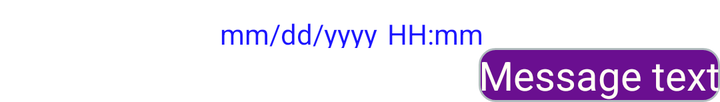
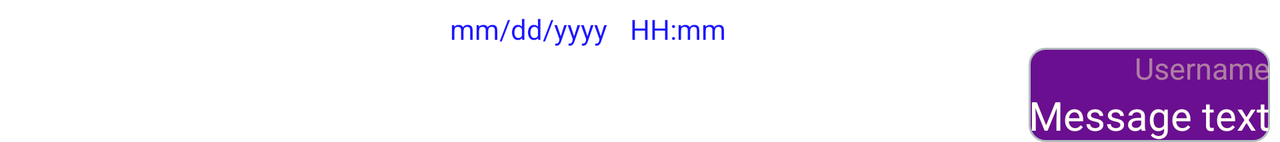

Two renders of one Android screen. The first uses the default layout on a phone; the second uses the alternative layout the repository ships for a different screen configuration, on a matching device. The two XML files are below.
<!-- AndroidManifest.xml: application theme AppTheme -->
<!-- res/layout/users_message_layout.xml -->
<?xml version="1.0" encoding="utf-8"?>
<LinearLayout xmlns:android="http://schemas.android.com/apk/res/android"
    android:layout_width="match_parent" android:layout_height="wrap_content">

    <LinearLayout
        android:orientation="vertical"
        android:layout_width="fill_parent"
        android:layout_height="wrap_content">

        <LinearLayout
            android:orientation="horizontal"
            android:layout_width="fill_parent"
            android:layout_height="fill_parent">

            <TextView
                android:layout_width="wrap_content"
                android:layout_height="wrap_content"
                android:textAppearance="?android:attr/textAppearanceSmall"
                android:text="@string/date_text"
                android:id="@+id/msgDateTextView"
                android:layout_marginTop="5dp"
                android:layout_gravity="center"
                android:textColor="#ff1c16ff"
                android:layout_marginLeft="110dp" />

            <TextView
                android:layout_width="wrap_content"
                android:layout_height="wrap_content"
                android:textAppearance="?android:attr/textAppearanceSmall"
                android:text="@string/msg_time_text"
                android:id="@+id/msgTimeText"
                android:textColor="#ff1c16ff"
                android:layout_marginTop="5dp"
                android:layout_marginLeft="5dp"
                android:layout_gravity="center" />
        </LinearLayout>

        <RelativeLayout
            android:orientation="horizontal"
            android:layout_width="fill_parent"
            android:layout_height="wrap_content"
            android:weightSum="1"
            android:layout_weight="0.8">

            <ImageButton
                android:layout_width="wrap_content"
                android:layout_height="wrap_content"
                android:id="@+id/msg_user_menu"
                android:background="@drawable/ic_action_overflow"
                android:adjustViewBounds="false" />

            <TextView
                android:layout_width="wrap_content"
                android:layout_height="wrap_content"
                android:maxWidth="280dp"
                android:text="@string/msg_text"
                android:id="@+id/msgTextView"
                android:textSize="20dp"
                android:textColor="#fffffff5"
                android:autoText="false"
                android:layout_alignParentRight="true"
                android:background="@drawable/bg_layout_users_msg"/>

        </RelativeLayout>

    </LinearLayout>
</LinearLayout>
<!-- resources referenced by this layout -->
<resources>
  <!-- drawable bg_layout_users_msg (drawable) -->
  <?xml version="1.0" encoding="UTF-8"?>
  <shape xmlns:android="http://schemas.android.com/apk/res/android"
      android:layout_width="match_parent"
      android:layout_height="match_parent">
  
      <solid android:color="#ff6a0f90"/>
      <stroke android:width="1dip" android:color="#B1BCBE" />
      <corners android:radius="8dip"/>
      <padding android:left="0dip" android:top="0dip" android:right="0dip" android:bottom="0dip" />
  </shape>
  <string name="date_text">mm/dd/yyyy</string>
  <string name="msg_text">Message text</string>
  <string name="msg_time_text">HH:mm</string>
  <!-- from res/values-v21/ -->
  <style name="AppTheme" parent="android:style/Theme.Holo.Light">
          <item name="android:actionOverflowButtonStyle">@style/MyActionButtonOverflow</item>
      </style>
  <!-- from res/values-v21/ -->
  <style name="MyActionButtonOverflow" parent="android:style/Widget.Holo.Light.ActionButton.Overflow">
          <item name="android:src">@drawable/ic_action_overflow</item>
      </style>
</resources>
<!-- res/layout-land/users_message_layout.xml (the repository's variant of the layout above) -->
<!-- drawn on the phone turned sideways -->
<?xml version="1.0" encoding="utf-8"?>
<LinearLayout xmlns:android="http://schemas.android.com/apk/res/android"
    android:layout_width="match_parent" android:layout_height="wrap_content"
    android:focusable="true"
    android:focusableInTouchMode="true">

    <LinearLayout
        android:orientation="vertical"
        android:layout_width="fill_parent"
        android:layout_height="wrap_content">

        <RelativeLayout
            android:orientation="horizontal"
            android:layout_width="fill_parent"
            android:layout_height="fill_parent">

            <TextView
                android:layout_width="wrap_content"
                android:layout_height="wrap_content"
                android:textAppearance="?android:attr/textAppearanceSmall"
                android:text="@string/date_text"
                android:id="@+id/msgDateTextView"
                android:layout_marginTop="5dp"
                android:layout_gravity="center"
                android:textColor="#ff1c16ff"
                android:layout_marginStart="225dp"
                android:layout_marginLeft="225dp" />

            <TextView
                android:layout_width="wrap_content"
                android:layout_height="wrap_content"
                android:textAppearance="?android:attr/textAppearanceSmall"
                android:text="@string/msg_time_text"
                android:id="@+id/msgTimeText"
                android:textColor="#ff1c16ff"
                android:layout_marginTop="5dp"
                android:layout_marginStart="315dp"
                android:layout_marginLeft="315dp"
                android:layout_gravity="center"
                android:gravity="center|center_horizontal" />
        </RelativeLayout>

        <RelativeLayout
            android:orientation="horizontal"
            android:layout_width="fill_parent"
            android:layout_height="wrap_content"
            android:weightSum="1"
            android:layout_weight="0.8">

            <ImageButton
                android:layout_width="wrap_content"
                android:layout_height="40dp"
                android:id="@+id/msg_user_menu"
                android:background="@drawable/ic_action_overflow"
                android:adjustViewBounds="false" />

            <LinearLayout
                android:orientation="vertical"
                android:layout_width="wrap_content"
                android:layout_height="wrap_content"
                android:layout_alignParentRight="true"
                android:layout_alignParentEnd="true"
                android:background="@drawable/bg_layout_users_msg"
                android:layout_marginRight="5dp"
                android:layout_marginEnd="5dp"
                android:layout_alignEnd="@id/msg_user_menu"
                android:layout_alignRight="@+id/msg_user_menu">

                <TextView
                    android:layout_width="wrap_content"
                    android:layout_height="wrap_content"
                    android:textAppearance="?android:attr/textAppearanceSmall"
                    android:text="@string/username"
                    android:id="@+id/usernameTView"
                    android:layout_gravity="right"
                    android:textColor="#75fffeba"
                    android:textSize="15dp"
                    android:visibility="visible" />

                <TextView
                    android:layout_width="wrap_content"
                    android:layout_height="wrap_content"
                    android:maxWidth="280dp"
                    android:text="@string/msg_text"
                    android:id="@+id/msgTextView"
                    android:textSize="20dp"
                    android:textColor="#fffffff5"
                    android:autoText="false"
                    android:layout_alignParentRight="true" />
            </LinearLayout>

        </RelativeLayout>

    </LinearLayout>
</LinearLayout>
<!-- resources referenced by the variant -->
<!-- as the phone turned sideways resolves them -->
<resources>
  <!-- drawable bg_layout_users_msg (drawable) -->
  <?xml version="1.0" encoding="UTF-8"?>
  <shape xmlns:android="http://schemas.android.com/apk/res/android"
      android:layout_width="match_parent"
      android:layout_height="match_parent">
  
      <solid android:color="#ff6a0f90"/>
      <stroke android:width="1dip" android:color="#B1BCBE" />
      <corners android:radius="8dip"/>
      <padding android:left="0dip" android:top="0dip" android:right="0dip" android:bottom="0dip" />
  </shape>
  <string name="date_text">mm/dd/yyyy</string>
  <string name="msg_text">Message text</string>
  <string name="msg_time_text">HH:mm</string>
  <string name="username">Username</string>
  <!-- from res/values-v21/ -->
  <style name="AppTheme" parent="android:style/Theme.Holo.Light">
          <item name="android:actionOverflowButtonStyle">@style/MyActionButtonOverflow</item>
      </style>
  <!-- from res/values-v21/ -->
  <style name="MyActionButtonOverflow" parent="android:style/Widget.Holo.Light.ActionButton.Overflow">
          <item name="android:src">@drawable/ic_action_overflow</item>
      </style>
</resources>
